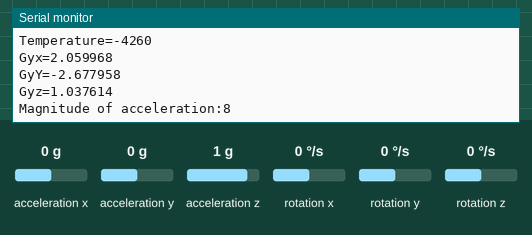
Bench run of a sketch on a simulated ESP32. Shown: the last lines printed to the serial monitor. Wiring (inferred from the names in the program): MPU-6050 motion sensor at I2C address 0x68. The inputs (shaded band) are chosen by the test bench; at power-on: acceleration x 0 g, acceleration y 0 g, acceleration z 1 g, rotation x 0 °/s, rotation y 0 °/s, rotation z 0 °/s.

Above: at 1.3 s.
1.4 s: acceleration x set to -1.4 g
At 1.9 s:
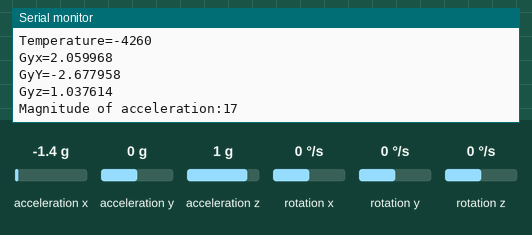
2.9 s: acceleration y set to -1.4 g
At 3.5 s:
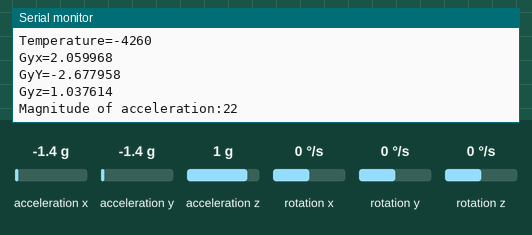
4.4 s: acceleration z set to -1.4 g
At 5.0 s:
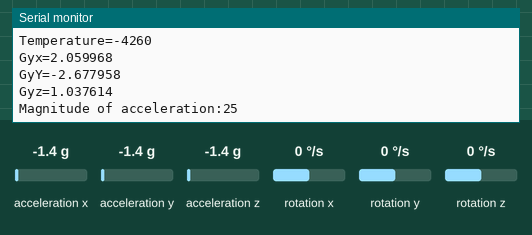
5.9 s: rotation x set to -192 °/s
7.4 s: rotation y set to -192 °/s
At 8.0 s:
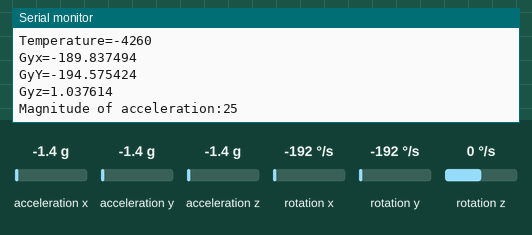
Timing chart, 0 to 9.9 s (numbered marks = the images above; inputs shaded):
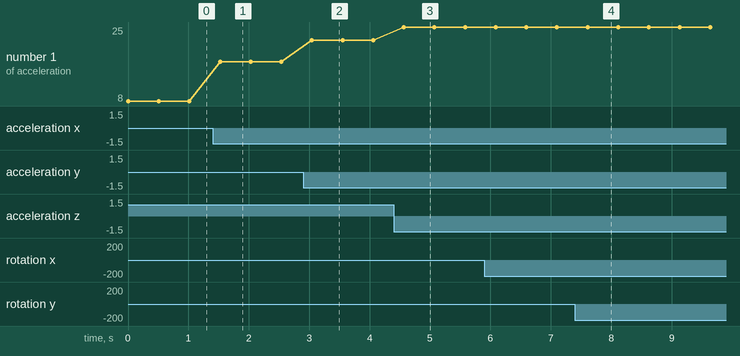

Measured:
- after the input at 1.4 s, the serial monitor: prints a new line after 0.12 s (image 1)
- after the input at 2.9 s, the serial monitor: prints a new line after 0.14 s (image 2)
- after the input at 4.4 s, the serial monitor: prints a new line after 0.16 s (image 3)
- after the input at 7.4 s, the serial monitor: prints a new line after 0.21 s (image 4)
- plotted number 1: 8 → 17 after the input at 1.4 s, 17 → 22 after the input at 2.9 s, 22 → 25 after the input at 4.4 s

The sketch:

mpu_test.ino
```cpp
#include "Wire.h"

# define I2C_SDA 2
# define I2C_SCL 1
int16_t AcX,AcY,AcZ,Tmp,GyX,GyY,GyZ;
float ax=0, ay=0, az=0, gx=0, gy=0, gz=0;
const int MPU_addr=0x68;

void setup() {

Serial.begin(115200);

 Wire.begin();
 Wire.beginTransmission(MPU_addr);
 Wire.write(0x6B);  // PWR_MGMT_1 register
 Wire.write(0);     // set to zero (wakes up the MPU-6050)
 Wire.endTransmission(true);

}

void loop() {
  mpu_read();
  ax = (AcX-2050)/16384.00;
  ay = (AcY-77)/16384.00;
  az = (AcZ-1947)/16384.00;
  gx = (GyX+270)/131.07;
  gy = (GyY-351)/131.07;
  gz = (GyZ+136)/131.07;

  Serial.printf("Ax=%f\n",ax);
  Serial.printf("Ay=%f\n",ay);
  Serial.printf("Az=%f\n",az);
  Serial.printf("Temperature=%d\n",Tmp);
  Serial.printf("Gyx=%f\n",gx);
  Serial.printf("GyY=%f\n",gy);
  Serial.printf("Gyz=%f\n",gz);

 float Raw_Amp = pow(pow(ax,2)+pow(ay,2)+pow(az,2),0.5);
 int Amp = Raw_Amp * 10;
 Serial.printf("Magnitude of acceleration:%d\n",Amp);
 delay(500);

}

void mpu_read(){
 Wire.beginTransmission(MPU_addr);
 Wire.write(0x3B);  // starting with register 0x3B (ACCEL_XOUT_H)
 Wire.endTransmission(false);
 Wire.requestFrom(MPU_addr,14,true);  // request a total of 14 registers
 AcX=Wire.read()<<8|Wire.read();  // 0x3B (ACCEL_XOUT_H) & 0x3C (ACCEL_XOUT_L)
 AcY=Wire.read()<<8|Wire.read();  // 0x3D (ACCEL_YOUT_H) & 0x3E (ACCEL_YOUT_L)
 AcZ=Wire.read()<<8|Wire.read();  // 0x3F (ACCEL_ZOUT_H) & 0x40 (ACCEL_ZOUT_L)
 Tmp=Wire.read()<<8|Wire.read();  // 0x41 (TEMP_OUT_H) & 0x42 (TEMP_OUT_L)
 GyX=Wire.read()<<8|Wire.read();  // 0x43 (GYRO_XOUT_H) & 0x44 (GYRO_XOUT_L)
 GyY=Wire.read()<<8|Wire.read();  // 0x45 (GYRO_YOUT_H) & 0x46 (GYRO_YOUT_L)
 GyZ=Wire.read()<<8|Wire.read();  // 0x47 (GYRO_ZOUT_H) & 0x48 (GYRO_ZOUT_L)
 }

//esp32 code
//#include <Wire.h>
//
//// MPU6050 Slave Device Address
//const uint8_t MPU6050SlaveAddress = 0x68;
//
//// Select SDA and SCL pins for I2C communication
//const uint8_t scl = D6;
//const uint8_t sda = D7;
//
//// sensitivity scale factor respective to full scale setting provided in datasheet
//const uint16_t AccelScaleFactor = 16384;
//const uint16_t GyroScaleFactor = 131;
//
//// MPU6050 few configuration register addresses
//const uint8_t MPU6050_REGISTER_SMPLRT_DIV   =  0x19;
//const uint8_t MPU6050_REGISTER_USER_CTRL    =  0x6A;
//const uint8_t MPU6050_REGISTER_PWR_MGMT_1   =  0x6B;
//const uint8_t MPU6050_REGISTER_PWR_MGMT_2   =  0x6C;
//const uint8_t MPU6050_REGISTER_CONFIG       =  0x1A;
//const uint8_t MPU6050_REGISTER_GYRO_CONFIG  =  0x1B;
//const uint8_t MPU6050_REGISTER_ACCEL_CONFIG =  0x1C;
//const uint8_t MPU6050_REGISTER_FIFO_EN      =  0x23;
//const uint8_t MPU6050_REGISTER_INT_ENABLE   =  0x38;
//const uint8_t MPU6050_REGISTER_ACCEL_XOUT_H =  0x3B;
//const uint8_t MPU6050_REGISTER_SIGNAL_PATH_RESET  = 0x68;
//
//int16_t AccelX, AccelY, AccelZ, Temperature, GyroX, GyroY, GyroZ;
//
//void setup() {
//  Serial.begin(9600);
//  Wire.begin(sda, scl);
//  MPU6050_Init();
//}
//
//void loop() {
//  double Ax, Ay, Az, T, Gx, Gy, Gz;
//
//  Read_RawValue(MPU6050SlaveAddress, MPU6050_REGISTER_ACCEL_XOUT_H);
//
//  //divide each with their sensitivity scale factor
//  Ax = (double)AccelX/AccelScaleFactor;
//  Ay = (double)AccelY/AccelScaleFactor;
//  Az = (double)AccelZ/AccelScaleFactor;
//  T = (double)Temperature/340+36.53; //temperature formula
//  Gx = (double)GyroX/GyroScaleFactor;
//  Gy = (double)GyroY/GyroScaleFactor;
//  Gz = (double)GyroZ/GyroScaleFactor;
//
//  Serial.print("Ax: "); Serial.print(Ax);
//  Serial.print(" Ay: "); Serial.print(Ay);
//  Serial.print(" Az: "); Serial.print(Az);
//  Serial.print(" T: "); Serial.print(T);
//  Serial.print(" Gx: "); Serial.print(Gx);
//  Serial.print(" Gy: "); Serial.print(Gy);
//  Serial.print(" Gz: "); Serial.println(Gz);
//
//  delay(100);
//}
//
//void I2C_Write(uint8_t deviceAddress, uint8_t regAddress, uint8_t data){
//  Wire.beginTransmission(deviceAddress);
//  Wire.write(regAddress);
//  Wire.write(data);
//  Wire.endTransmission();
//}
//
//// read all 14 register
//void Read_RawValue(uint8_t deviceAddress, uint8_t regAddress){
//  Wire.beginTransmission(deviceAddress);
//  Wire.write(regAddress);
//  Wire.endTransmission();
//  Wire.requestFrom(deviceAddress, (uint8_t)14);
//  AccelX = (((int16_t)Wire.read()<<8) | Wire.read());
//  AccelY = (((int16_t)Wire.read()<<8) | Wire.read());
//  AccelZ = (((int16_t)Wire.read()<<8) | Wire.read());
//  Temperature = (((int16_t)Wire.read()<<8) | Wire.read());
//  GyroX = (((int16_t)Wire.read()<<8) | Wire.read());
//  GyroY = (((int16_t)Wire.read()<<8) | Wire.read());
//  GyroZ = (((int16_t)Wire.read()<<8) | Wire.read());
//}
//
////configure MPU6050
//void MPU6050_Init(){
//  delay(150);
//  I2C_Write(MPU6050SlaveAddress, MPU6050_REGISTER_SMPLRT_DIV, 0x07);
//  I2C_Write(MPU6050SlaveAddress, MPU6050_REGISTER_PWR_MGMT_1, 0x01);
//  I2C_Write(MPU6050SlaveAddress, MPU6050_REGISTER_PWR_MGMT_2, 0x00);
//  I2C_Write(MPU6050SlaveAddress, MPU6050_REGISTER_CONFIG, 0x00);
//  I2C_Write(MPU6050SlaveAddress, MPU6050_REGISTER_GYRO_CONFIG, 0x00);//set +/-250 degree/second full scale
//  I2C_Write(MPU6050SlaveAddress, MPU6050_REGISTER_ACCEL_CONFIG, 0x00);// set +/- 2g full scale
//  I2C_Write(MPU6050SlaveAddress, MPU6050_REGISTER_FIFO_EN, 0x00);
//  I2C_Write(MPU6050SlaveAddress, MPU6050_REGISTER_INT_ENABLE, 0x01);
//  I2C_Write(MPU6050SlaveAddress, MPU6050_REGISTER_SIGNAL_PATH_RESET, 0x00);
//  I2C_Write(MPU6050SlaveAddress, MPU6050_REGISTER_USER_CTRL, 0x00);
//}
```
